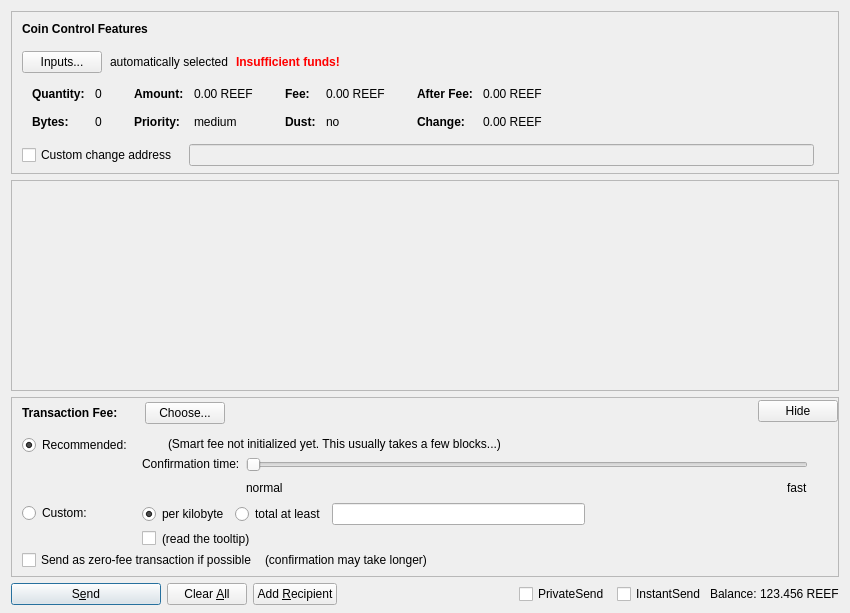
<?xml version="1.0" encoding="UTF-8"?>
<ui version="4.0">
 <class>SendCoinsDialog</class>
 <widget class="QDialog" name="SendCoinsDialog">
  <property name="geometry">
   <rect>
    <x>0</x>
    <y>0</y>
    <width>850</width>
    <height>613</height>
   </rect>
  </property>
  <property name="windowTitle">
   <string>Send Coins</string>
  </property>
  <layout class="QVBoxLayout" name="verticalLayout" stretch="0,1,0,0">
   <property name="bottomMargin">
    <number>8</number>
   </property>
   <item>
    <widget class="QFrame" name="frameCoinControl">
     <property name="sizePolicy">
      <sizepolicy hsizetype="Expanding" vsizetype="Expanding">
       <horstretch>0</horstretch>
       <verstretch>0</verstretch>
      </sizepolicy>
     </property>
     <property name="maximumSize">
      <size>
       <width>16777215</width>
       <height>16777215</height>
      </size>
     </property>
     <property name="frameShape">
      <enum>QFrame::StyledPanel</enum>
     </property>
     <property name="frameShadow">
      <enum>QFrame::Sunken</enum>
     </property>
     <layout class="QVBoxLayout" name="verticalLayoutCoinControl2">
      <property name="spacing">
       <number>0</number>
      </property>
      <property name="leftMargin">
       <number>0</number>
      </property>
      <property name="topMargin">
       <number>0</number>
      </property>
      <property name="rightMargin">
       <number>0</number>
      </property>
      <property name="bottomMargin">
       <number>6</number>
      </property>
      <item>
       <layout class="QVBoxLayout" name="verticalLayoutCoinControl" stretch="0,0,0,0,1">
        <property name="spacing">
         <number>0</number>
        </property>
        <property name="leftMargin">
         <number>10</number>
        </property>
        <property name="topMargin">
         <number>10</number>
        </property>
        <item>
         <layout class="QHBoxLayout" name="horizontalLayoutCoinControl1">
          <property name="bottomMargin">
           <number>15</number>
          </property>
          <item>
           <widget class="QLabel" name="labelCoinControlFeatures">
            <property name="sizePolicy">
             <sizepolicy hsizetype="Preferred" vsizetype="Maximum">
              <horstretch>0</horstretch>
              <verstretch>0</verstretch>
             </sizepolicy>
            </property>
            <property name="font">
             <font>
              <weight>75</weight>
              <bold>true</bold>
             </font>
            </property>
            <property name="styleSheet">
             <string notr="true">font-weight:bold;</string>
            </property>
            <property name="text">
             <string>Coin Control Features</string>
            </property>
           </widget>
          </item>
         </layout>
        </item>
        <item>
         <layout class="QHBoxLayout" name="horizontalLayoutCoinControl2" stretch="0,0,0,0">
          <property name="spacing">
           <number>8</number>
          </property>
          <property name="bottomMargin">
           <number>10</number>
          </property>
          <item>
           <widget class="QPushButton" name="pushButtonCoinControl">
            <property name="styleSheet">
             <string notr="true"/>
            </property>
            <property name="text">
             <string>Inputs...</string>
            </property>
            <property name="autoDefault">
             <bool>false</bool>
            </property>
           </widget>
          </item>
          <item>
           <widget class="QLabel" name="labelCoinControlAutomaticallySelected">
            <property name="text">
             <string>automatically selected</string>
            </property>
            <property name="margin">
             <number>5</number>
            </property>
           </widget>
          </item>
          <item>
           <widget class="QLabel" name="labelCoinControlInsuffFunds">
            <property name="font">
             <font>
              <weight>75</weight>
              <bold>true</bold>
             </font>
            </property>
            <property name="styleSheet">
             <string notr="true">color:red;font-weight:bold;</string>
            </property>
            <property name="text">
             <string>Insufficient funds!</string>
            </property>
            <property name="margin">
             <number>5</number>
            </property>
           </widget>
          </item>
          <item>
           <spacer name="horizontalSpacerCoinControl">
            <property name="orientation">
             <enum>Qt::Horizontal</enum>
            </property>
            <property name="sizeHint" stdset="0">
             <size>
              <width>40</width>
              <height>1</height>
             </size>
            </property>
           </spacer>
          </item>
         </layout>
        </item>
        <item>
         <widget class="QWidget" name="widgetCoinControl" native="true">
          <property name="sizePolicy">
           <sizepolicy hsizetype="Preferred" vsizetype="Preferred">
            <horstretch>0</horstretch>
            <verstretch>0</verstretch>
           </sizepolicy>
          </property>
          <property name="minimumSize">
           <size>
            <width>0</width>
            <height>0</height>
           </size>
          </property>
          <property name="styleSheet">
           <string notr="true"/>
          </property>
          <layout class="QHBoxLayout" name="horizontalLayoutCoinControl5">
           <property name="leftMargin">
            <number>0</number>
           </property>
           <property name="topMargin">
            <number>0</number>
           </property>
           <property name="rightMargin">
            <number>0</number>
           </property>
           <property name="bottomMargin">
            <number>0</number>
           </property>
           <item>
            <layout class="QHBoxLayout" name="horizontalLayoutCoinControl3" stretch="0,0,0,1">
             <property name="spacing">
              <number>20</number>
             </property>
             <property name="topMargin">
              <number>0</number>
             </property>
             <property name="bottomMargin">
              <number>10</number>
             </property>
             <item>
              <layout class="QFormLayout" name="formLayoutCoinControl1">
               <property name="horizontalSpacing">
                <number>10</number>
               </property>
               <property name="verticalSpacing">
                <number>14</number>
               </property>
               <property name="leftMargin">
                <number>10</number>
               </property>
               <property name="topMargin">
                <number>4</number>
               </property>
               <property name="rightMargin">
                <number>6</number>
               </property>
               <item row="0" column="0">
                <widget class="QLabel" name="labelCoinControlQuantityText">
                 <property name="font">
                  <font>
                   <weight>75</weight>
                   <bold>true</bold>
                  </font>
                 </property>
                 <property name="text">
                  <string>Quantity:</string>
                 </property>
                 <property name="margin">
                  <number>0</number>
                 </property>
                </widget>
               </item>
               <item row="0" column="1">
                <widget class="QLabel" name="labelCoinControlQuantity">
                 <property name="cursor">
                  <cursorShape>IBeamCursor</cursorShape>
                 </property>
                 <property name="contextMenuPolicy">
                  <enum>Qt::ActionsContextMenu</enum>
                 </property>
                 <property name="text">
                  <string notr="true">0</string>
                 </property>
                 <property name="margin">
                  <number>0</number>
                 </property>
                 <property name="textInteractionFlags">
                  <set>Qt::LinksAccessibleByMouse|Qt::TextSelectableByKeyboard|Qt::TextSelectableByMouse</set>
                 </property>
                </widget>
               </item>
               <item row="1" column="0">
                <widget class="QLabel" name="labelCoinControlBytesText">
                 <property name="font">
                  <font>
                   <weight>75</weight>
                   <bold>true</bold>
                  </font>
                 </property>
                 <property name="text">
                  <string>Bytes:</string>
                 </property>
                </widget>
               </item>
               <item row="1" column="1">
                <widget class="QLabel" name="labelCoinControlBytes">
                 <property name="cursor">
                  <cursorShape>IBeamCursor</cursorShape>
                 </property>
                 <property name="contextMenuPolicy">
                  <enum>Qt::ActionsContextMenu</enum>
                 </property>
                 <property name="text">
                  <string notr="true">0</string>
                 </property>
                 <property name="textInteractionFlags">
                  <set>Qt::LinksAccessibleByMouse|Qt::TextSelectableByKeyboard|Qt::TextSelectableByMouse</set>
                 </property>
                </widget>
               </item>
              </layout>
             </item>
             <item>
              <layout class="QFormLayout" name="formLayoutCoinControl2">
               <property name="horizontalSpacing">
                <number>10</number>
               </property>
               <property name="verticalSpacing">
                <number>14</number>
               </property>
               <property name="leftMargin">
                <number>6</number>
               </property>
               <property name="topMargin">
                <number>4</number>
               </property>
               <property name="rightMargin">
                <number>6</number>
               </property>
               <item row="0" column="0">
                <widget class="QLabel" name="labelCoinControlAmountText">
                 <property name="font">
                  <font>
                   <weight>75</weight>
                   <bold>true</bold>
                  </font>
                 </property>
                 <property name="text">
                  <string>Amount:</string>
                 </property>
                 <property name="margin">
                  <number>0</number>
                 </property>
                </widget>
               </item>
               <item row="0" column="1">
                <widget class="QLabel" name="labelCoinControlAmount">
                 <property name="cursor">
                  <cursorShape>IBeamCursor</cursorShape>
                 </property>
                 <property name="contextMenuPolicy">
                  <enum>Qt::ActionsContextMenu</enum>
                 </property>
                 <property name="text">
                  <string notr="true">0.00 REEF</string>
                 </property>
                 <property name="textInteractionFlags">
                  <set>Qt::LinksAccessibleByMouse|Qt::TextSelectableByKeyboard|Qt::TextSelectableByMouse</set>
                 </property>
                </widget>
               </item>
               <item row="1" column="0">
                <widget class="QLabel" name="labelCoinControlPriorityText">
                 <property name="font">
                  <font>
                   <weight>75</weight>
                   <bold>true</bold>
                  </font>
                 </property>
                 <property name="text">
                  <string>Priority:</string>
                 </property>
                </widget>
               </item>
               <item row="1" column="1">
                <widget class="QLabel" name="labelCoinControlPriority">
                 <property name="cursor">
                  <cursorShape>IBeamCursor</cursorShape>
                 </property>
                 <property name="contextMenuPolicy">
                  <enum>Qt::ActionsContextMenu</enum>
                 </property>
                 <property name="text">
                  <string>medium</string>
                 </property>
                 <property name="textInteractionFlags">
                  <set>Qt::LinksAccessibleByMouse|Qt::TextSelectableByKeyboard|Qt::TextSelectableByMouse</set>
                 </property>
                </widget>
               </item>
              </layout>
             </item>
             <item>
              <layout class="QFormLayout" name="formLayoutCoinControl3">
               <property name="horizontalSpacing">
                <number>10</number>
               </property>
               <property name="verticalSpacing">
                <number>14</number>
               </property>
               <property name="leftMargin">
                <number>6</number>
               </property>
               <property name="topMargin">
                <number>4</number>
               </property>
               <property name="rightMargin">
                <number>6</number>
               </property>
               <item row="0" column="0">
                <widget class="QLabel" name="labelCoinControlFeeText">
                 <property name="font">
                  <font>
                   <weight>75</weight>
                   <bold>true</bold>
                  </font>
                 </property>
                 <property name="text">
                  <string>Fee:</string>
                 </property>
                 <property name="margin">
                  <number>0</number>
                 </property>
                </widget>
               </item>
               <item row="0" column="1">
                <widget class="QLabel" name="labelCoinControlFee">
                 <property name="cursor">
                  <cursorShape>IBeamCursor</cursorShape>
                 </property>
                 <property name="contextMenuPolicy">
                  <enum>Qt::ActionsContextMenu</enum>
                 </property>
                 <property name="text">
                  <string notr="true">0.00 REEF</string>
                 </property>
                 <property name="textInteractionFlags">
                  <set>Qt::LinksAccessibleByMouse|Qt::TextSelectableByKeyboard|Qt::TextSelectableByMouse</set>
                 </property>
                </widget>
               </item>
               <item row="1" column="0">
                <widget class="QLabel" name="labelCoinControlLowOutputText">
                 <property name="font">
                  <font>
                   <weight>75</weight>
                   <bold>true</bold>
                  </font>
                 </property>
                 <property name="text">
                  <string>Dust:</string>
                 </property>
                </widget>
               </item>
               <item row="1" column="1">
                <widget class="QLabel" name="labelCoinControlLowOutput">
                 <property name="cursor">
                  <cursorShape>IBeamCursor</cursorShape>
                 </property>
                 <property name="contextMenuPolicy">
                  <enum>Qt::ActionsContextMenu</enum>
                 </property>
                 <property name="text">
                  <string>no</string>
                 </property>
                 <property name="textInteractionFlags">
                  <set>Qt::LinksAccessibleByMouse|Qt::TextSelectableByKeyboard|Qt::TextSelectableByMouse</set>
                 </property>
                </widget>
               </item>
              </layout>
             </item>
             <item>
              <layout class="QFormLayout" name="formLayoutCoinControl4">
               <property name="horizontalSpacing">
                <number>10</number>
               </property>
               <property name="verticalSpacing">
                <number>14</number>
               </property>
               <property name="leftMargin">
                <number>6</number>
               </property>
               <property name="topMargin">
                <number>4</number>
               </property>
               <property name="rightMargin">
                <number>6</number>
               </property>
               <item row="0" column="0">
                <widget class="QLabel" name="labelCoinControlAfterFeeText">
                 <property name="font">
                  <font>
                   <weight>75</weight>
                   <bold>true</bold>
                  </font>
                 </property>
                 <property name="text">
                  <string>After Fee:</string>
                 </property>
                 <property name="margin">
                  <number>0</number>
                 </property>
                </widget>
               </item>
               <item row="0" column="1">
                <widget class="QLabel" name="labelCoinControlAfterFee">
                 <property name="cursor">
                  <cursorShape>IBeamCursor</cursorShape>
                 </property>
                 <property name="contextMenuPolicy">
                  <enum>Qt::ActionsContextMenu</enum>
                 </property>
                 <property name="text">
                  <string notr="true">0.00 REEF</string>
                 </property>
                 <property name="textInteractionFlags">
                  <set>Qt::LinksAccessibleByMouse|Qt::TextSelectableByKeyboard|Qt::TextSelectableByMouse</set>
                 </property>
                </widget>
               </item>
               <item row="1" column="0">
                <widget class="QLabel" name="labelCoinControlChangeText">
                 <property name="font">
                  <font>
                   <weight>75</weight>
                   <bold>true</bold>
                  </font>
                 </property>
                 <property name="text">
                  <string>Change:</string>
                 </property>
                </widget>
               </item>
               <item row="1" column="1">
                <widget class="QLabel" name="labelCoinControlChange">
                 <property name="cursor">
                  <cursorShape>IBeamCursor</cursorShape>
                 </property>
                 <property name="contextMenuPolicy">
                  <enum>Qt::ActionsContextMenu</enum>
                 </property>
                 <property name="text">
                  <string notr="true">0.00 REEF</string>
                 </property>
                 <property name="textInteractionFlags">
                  <set>Qt::LinksAccessibleByMouse|Qt::TextSelectableByKeyboard|Qt::TextSelectableByMouse</set>
                 </property>
                </widget>
               </item>
              </layout>
             </item>
            </layout>
           </item>
          </layout>
         </widget>
        </item>
        <item>
         <layout class="QHBoxLayout" name="horizontalLayoutCoinControl4" stretch="0,0,0">
          <property name="spacing">
           <number>12</number>
          </property>
          <property name="sizeConstraint">
           <enum>QLayout::SetDefaultConstraint</enum>
          </property>
          <property name="topMargin">
           <number>5</number>
          </property>
          <property name="rightMargin">
           <number>5</number>
          </property>
          <item>
           <widget class="QCheckBox" name="checkBoxCoinControlChange">
            <property name="toolTip">
             <string>If this is activated, but the change address is empty or invalid, change will be sent to a newly generated address.</string>
            </property>
            <property name="text">
             <string>Custom change address</string>
            </property>
           </widget>
          </item>
          <item>
           <widget class="QValidatedLineEdit" name="lineEditCoinControlChange">
            <property name="enabled">
             <bool>false</bool>
            </property>
            <property name="sizePolicy">
             <sizepolicy hsizetype="Expanding" vsizetype="Fixed">
              <horstretch>0</horstretch>
              <verstretch>0</verstretch>
             </sizepolicy>
            </property>
           </widget>
          </item>
          <item>
           <widget class="QLabel" name="labelCoinControlChangeLabel">
            <property name="sizePolicy">
             <sizepolicy hsizetype="Preferred" vsizetype="Expanding">
              <horstretch>0</horstretch>
              <verstretch>0</verstretch>
             </sizepolicy>
            </property>
            <property name="minimumSize">
             <size>
              <width>0</width>
              <height>0</height>
             </size>
            </property>
            <property name="text">
             <string/>
            </property>
            <property name="margin">
             <number>3</number>
            </property>
           </widget>
          </item>
         </layout>
        </item>
        <item>
         <spacer name="verticalSpacerCoinControl">
          <property name="orientation">
           <enum>Qt::Vertical</enum>
          </property>
          <property name="sizeHint" stdset="0">
           <size>
            <width>800</width>
            <height>1</height>
           </size>
          </property>
         </spacer>
        </item>
       </layout>
      </item>
     </layout>
    </widget>
   </item>
   <item>
    <widget class="QScrollArea" name="scrollArea">
     <property name="widgetResizable">
      <bool>true</bool>
     </property>
     <widget class="QWidget" name="scrollAreaWidgetContents">
      <property name="geometry">
       <rect>
        <x>0</x>
        <y>0</y>
        <width>824</width>
        <height>77</height>
       </rect>
      </property>
      <layout class="QVBoxLayout" name="verticalLayout_2" stretch="0,1">
       <property name="leftMargin">
        <number>0</number>
       </property>
       <property name="topMargin">
        <number>0</number>
       </property>
       <property name="rightMargin">
        <number>0</number>
       </property>
       <property name="bottomMargin">
        <number>0</number>
       </property>
       <item>
        <layout class="QVBoxLayout" name="entries">
         <property name="spacing">
          <number>6</number>
         </property>
        </layout>
       </item>
       <item>
        <spacer name="verticalSpacer">
         <property name="orientation">
          <enum>Qt::Vertical</enum>
         </property>
         <property name="sizeHint" stdset="0">
          <size>
           <width>20</width>
           <height>40</height>
          </size>
         </property>
        </spacer>
       </item>
      </layout>
     </widget>
    </widget>
   </item>
   <item>
    <widget class="QFrame" name="frameFee">
     <property name="sizePolicy">
      <sizepolicy hsizetype="Expanding" vsizetype="Expanding">
       <horstretch>0</horstretch>
       <verstretch>0</verstretch>
      </sizepolicy>
     </property>
     <property name="maximumSize">
      <size>
       <width>16777215</width>
       <height>16777215</height>
      </size>
     </property>
     <property name="frameShape">
      <enum>QFrame::StyledPanel</enum>
     </property>
     <property name="frameShadow">
      <enum>QFrame::Sunken</enum>
     </property>
     <layout class="QVBoxLayout" name="verticalLayoutFee1">
      <property name="spacing">
       <number>0</number>
      </property>
      <property name="leftMargin">
       <number>0</number>
      </property>
      <property name="topMargin">
       <number>0</number>
      </property>
      <property name="rightMargin">
       <number>0</number>
      </property>
      <property name="bottomMargin">
       <number>0</number>
      </property>
      <item>
       <layout class="QVBoxLayout" name="verticalLayoutFee2" stretch="0,0,0">
        <property name="spacing">
         <number>0</number>
        </property>
        <property name="leftMargin">
         <number>10</number>
        </property>
        <property name="topMargin">
         <number>0</number>
        </property>
        <item>
         <layout class="QHBoxLayout" name="horizontalLayoutFee1">
          <property name="bottomMargin">
           <number>0</number>
          </property>
          <item>
           <layout class="QVBoxLayout" name="verticalLayoutFee7">
            <property name="spacing">
             <number>0</number>
            </property>
            <item>
             <spacer name="verticalSpacerSmartFee">
              <property name="orientation">
               <enum>Qt::Vertical</enum>
              </property>
              <property name="sizeType">
               <enum>QSizePolicy::Fixed</enum>
              </property>
              <property name="sizeHint" stdset="0">
               <size>
                <width>1</width>
                <height>4</height>
               </size>
              </property>
             </spacer>
            </item>
            <item>
             <layout class="QHBoxLayout" name="horizontalLayoutSmartFee">
              <property name="spacing">
               <number>10</number>
              </property>
              <item>
               <widget class="QLabel" name="labelFeeHeadline">
                <property name="sizePolicy">
                 <sizepolicy hsizetype="Preferred" vsizetype="Maximum">
                  <horstretch>0</horstretch>
                  <verstretch>0</verstretch>
                 </sizepolicy>
                </property>
                <property name="font">
                 <font>
                  <weight>75</weight>
                  <bold>true</bold>
                 </font>
                </property>
                <property name="styleSheet">
                 <string notr="true">font-weight:bold;</string>
                </property>
                <property name="text">
                 <string>Transaction Fee:</string>
                </property>
               </widget>
              </item>
              <item>
               <widget class="QLabel" name="labelFeeMinimized">
                <property name="text">
                 <string/>
                </property>
               </widget>
              </item>
              <item>
               <widget class="QPushButton" name="buttonChooseFee">
                <property name="text">
                 <string>Choose...</string>
                </property>
               </widget>
              </item>
             </layout>
            </item>
            <item>
             <spacer name="verticalSpacer_5">
              <property name="orientation">
               <enum>Qt::Vertical</enum>
              </property>
              <property name="sizeHint" stdset="0">
               <size>
                <width>1</width>
                <height>1</height>
               </size>
              </property>
             </spacer>
            </item>
           </layout>
          </item>
          <item>
           <spacer name="horizontalSpacer_4">
            <property name="orientation">
             <enum>Qt::Horizontal</enum>
            </property>
            <property name="sizeHint" stdset="0">
             <size>
              <width>40</width>
              <height>20</height>
             </size>
            </property>
           </spacer>
          </item>
          <item>
           <widget class="QPushButton" name="buttonMinimizeFee">
            <property name="toolTip">
             <string>collapse fee-settings</string>
            </property>
            <property name="text">
             <string>Hide</string>
            </property>
           </widget>
          </item>
         </layout>
        </item>
        <item>
         <widget class="QFrame" name="frameFeeSelection">
          <layout class="QVBoxLayout" name="verticalLayoutFee12">
           <property name="spacing">
            <number>0</number>
           </property>
           <property name="leftMargin">
            <number>0</number>
           </property>
           <property name="topMargin">
            <number>0</number>
           </property>
           <property name="rightMargin">
            <number>0</number>
           </property>
           <property name="bottomMargin">
            <number>0</number>
           </property>
           <item>
            <layout class="QGridLayout" name="gridLayoutFee">
             <property name="topMargin">
              <number>10</number>
             </property>
             <property name="bottomMargin">
              <number>4</number>
             </property>
             <property name="horizontalSpacing">
              <number>10</number>
             </property>
             <property name="verticalSpacing">
              <number>4</number>
             </property>
             <item row="1" column="1">
              <layout class="QVBoxLayout" name="verticalLayoutFee8">
               <property name="spacing">
                <number>6</number>
               </property>
               <item>
                <layout class="QHBoxLayout" name="horizontalLayoutFee13">
                 <item>
                  <widget class="QRadioButton" name="radioCustomPerKilobyte">
                   <property name="toolTip">
                    <string>If the custom fee is set to 1000 duffs and the transaction is only 250 bytes, then &quot;per kilobyte&quot; only pays 250 duffs in fee,&lt;br /&gt;while &quot;at least&quot; pays 1000 duffs. For transactions bigger than a kilobyte both pay by kilobyte.</string>
                   </property>
                   <property name="text">
                    <string>per kilobyte</string>
                   </property>
                   <property name="checked">
                    <bool>true</bool>
                   </property>
                   <attribute name="buttonGroup">
                    <string notr="true">groupCustomFee</string>
                   </attribute>
                  </widget>
                 </item>
                 <item>
                  <widget class="QRadioButton" name="radioCustomAtLeast">
                   <property name="toolTip">
                    <string>If the custom fee is set to 1000 duffs and the transaction is only 250 bytes, then &quot;per kilobyte&quot; only pays 250 duffs in fee,&lt;br /&gt;while &quot;total at least&quot; pays 1000 duffs. For transactions bigger than a kilobyte both pay by kilobyte.</string>
                   </property>
                   <property name="text">
                    <string>total at least</string>
                   </property>
                   <attribute name="buttonGroup">
                    <string notr="true">groupCustomFee</string>
                   </attribute>
                  </widget>
                 </item>
                 <item>
                  <widget class="BitcoinAmountField" name="customFee"/>
                 </item>
                 <item>
                  <spacer name="horizontalSpacer_6">
                   <property name="orientation">
                    <enum>Qt::Horizontal</enum>
                   </property>
                   <property name="sizeHint" stdset="0">
                    <size>
                     <width>1</width>
                     <height>1</height>
                    </size>
                   </property>
                  </spacer>
                 </item>
                </layout>
               </item>
               <item>
                <layout class="QHBoxLayout" name="horizontalLayoutFee8">
                 <item>
                  <widget class="QCheckBox" name="checkBoxMinimumFee">
                   <property name="toolTip">
                    <string>Paying only the minimum fee is just fine as long as there is less transaction volume than space in the blocks.&lt;br /&gt;But be aware that this can end up in a never confirming transaction once there is more demand for proton transactions than the network can process.</string>
                   </property>
                   <property name="text">
                    <string/>
                   </property>
                  </widget>
                 </item>
                 <item>
                  <widget class="QLabel" name="labelMinFeeWarning">
                   <property name="enabled">
                    <bool>true</bool>
                   </property>
                   <property name="toolTip">
                    <string>Paying only the minimum fee is just fine as long as there is less transaction volume than space in the blocks.&lt;br /&gt;But be aware that this can end up in a never confirming transaction once there is more demand for proton transactions than the network can process.</string>
                   </property>
                   <property name="text">
                    <string>(read the tooltip)</string>
                   </property>
                   <property name="margin">
                    <number>5</number>
                   </property>
                  </widget>
                 </item>
                 <item>
                  <spacer name="horizontalSpacer_2">
                   <property name="orientation">
                    <enum>Qt::Horizontal</enum>
                   </property>
                   <property name="sizeHint" stdset="0">
                    <size>
                     <width>1</width>
                     <height>1</height>
                    </size>
                   </property>
                  </spacer>
                 </item>
                </layout>
               </item>
              </layout>
             </item>
             <item row="0" column="0">
              <layout class="QVBoxLayout" name="verticalLayoutFee4" stretch="0,1">
               <item>
                <widget class="QRadioButton" name="radioSmartFee">
                 <property name="text">
                  <string>Recommended:</string>
                 </property>
                 <property name="checked">
                  <bool>true</bool>
                 </property>
                 <attribute name="buttonGroup">
                  <string notr="true">groupFee</string>
                 </attribute>
                </widget>
               </item>
               <item>
                <spacer name="verticalSpacer_2">
                 <property name="orientation">
                  <enum>Qt::Vertical</enum>
                 </property>
                 <property name="sizeHint" stdset="0">
                  <size>
                   <width>1</width>
                   <height>1</height>
                  </size>
                 </property>
                </spacer>
               </item>
              </layout>
             </item>
             <item row="1" column="0">
              <layout class="QVBoxLayout" name="verticalLayoutFee9" stretch="0,1">
               <item>
                <widget class="QRadioButton" name="radioCustomFee">
                 <property name="text">
                  <string>Custom:</string>
                 </property>
                 <attribute name="buttonGroup">
                  <string notr="true">groupFee</string>
                 </attribute>
                </widget>
               </item>
               <item>
                <spacer name="verticalSpacer_6">
                 <property name="orientation">
                  <enum>Qt::Vertical</enum>
                 </property>
                 <property name="sizeHint" stdset="0">
                  <size>
                   <width>1</width>
                   <height>1</height>
                  </size>
                 </property>
                </spacer>
               </item>
              </layout>
             </item>
             <item row="0" column="1">
              <layout class="QVBoxLayout" name="verticalLayoutFee3" stretch="0,0,1">
               <property name="spacing">
                <number>6</number>
               </property>
               <property name="topMargin">
                <number>2</number>
               </property>
               <item>
                <layout class="QHBoxLayout" name="horizontalLayoutFee12">
                 <item>
                  <widget class="QLabel" name="labelSmartFee">
                   <property name="text">
                    <string/>
                   </property>
                   <property name="margin">
                    <number>2</number>
                   </property>
                  </widget>
                 </item>
                 <item>
                  <widget class="QLabel" name="labelFeeEstimation">
                   <property name="text">
                    <string/>
                   </property>
                  </widget>
                 </item>
                 <item>
                  <widget class="QLabel" name="labelSmartFee2">
                   <property name="text">
                    <string>(Smart fee not initialized yet. This usually takes a few blocks...)</string>
                   </property>
                   <property name="margin">
                    <number>2</number>
                   </property>
                  </widget>
                 </item>
                 <item>
                  <spacer name="horizontalSpacer_5">
                   <property name="orientation">
                    <enum>Qt::Horizontal</enum>
                   </property>
                   <property name="sizeHint" stdset="0">
                    <size>
                     <width>1</width>
                     <height>1</height>
                    </size>
                   </property>
                  </spacer>
                 </item>
                </layout>
               </item>
               <item>
                <layout class="QHBoxLayout" name="horizontalLayoutFee9">
                 <item>
                  <layout class="QVBoxLayout" name="verticalLayoutFee6">
                   <item>
                    <widget class="QLabel" name="labelSmartFee3">
                     <property name="text">
                      <string>Confirmation time:</string>
                     </property>
                     <property name="margin">
                      <number>2</number>
                     </property>
                    </widget>
                   </item>
                   <item>
                    <spacer name="verticalSpacer_3">
                     <property name="orientation">
                      <enum>Qt::Vertical</enum>
                     </property>
                     <property name="sizeHint" stdset="0">
                      <size>
                       <width>1</width>
                       <height>1</height>
                      </size>
                     </property>
                    </spacer>
                   </item>
                  </layout>
                 </item>
                 <item>
                  <layout class="QVBoxLayout" name="verticalLayoutFee5">
                   <property name="rightMargin">
                    <number>30</number>
                   </property>
                   <item>
                    <widget class="QSlider" name="sliderSmartFee">
                     <property name="minimum">
                      <number>0</number>
                     </property>
                     <property name="maximum">
                      <number>24</number>
                     </property>
                     <property name="pageStep">
                      <number>1</number>
                     </property>
                     <property name="value">
                      <number>0</number>
                     </property>
                     <property name="orientation">
                      <enum>Qt::Horizontal</enum>
                     </property>
                     <property name="invertedAppearance">
                      <bool>false</bool>
                     </property>
                     <property name="invertedControls">
                      <bool>false</bool>
                     </property>
                     <property name="tickPosition">
                      <enum>QSlider::NoTicks</enum>
                     </property>
                    </widget>
                   </item>
                   <item>
                    <layout class="QHBoxLayout" name="horizontalLayoutFee10">
                     <item>
                      <widget class="QLabel" name="labelSmartFeeNormal">
                       <property name="text">
                        <string>normal</string>
                       </property>
                      </widget>
                     </item>
                     <item>
                      <spacer name="horizontalSpacer_3">
                       <property name="orientation">
                        <enum>Qt::Horizontal</enum>
                       </property>
                       <property name="sizeHint" stdset="0">
                        <size>
                         <width>40</width>
                         <height>20</height>
                        </size>
                       </property>
                      </spacer>
                     </item>
                     <item>
                      <widget class="QLabel" name="labelSmartFeeFast">
                       <property name="text">
                        <string>fast</string>
                       </property>
                      </widget>
                     </item>
                    </layout>
                   </item>
                  </layout>
                 </item>
                </layout>
               </item>
               <item>
                <spacer name="verticalSpacer_4">
                 <property name="orientation">
                  <enum>Qt::Vertical</enum>
                 </property>
                 <property name="sizeHint" stdset="0">
                  <size>
                   <width>1</width>
                   <height>1</height>
                  </size>
                 </property>
                </spacer>
               </item>
              </layout>
             </item>
            </layout>
           </item>
           <item>
            <layout class="QHBoxLayout" name="horizontalLayoutFee5" stretch="0,0,0">
             <property name="spacing">
              <number>8</number>
             </property>
             <property name="bottomMargin">
              <number>4</number>
             </property>
             <item>
              <widget class="QCheckBox" name="checkBoxFreeTx">
               <property name="text">
                <string>Send as zero-fee transaction if possible</string>
               </property>
              </widget>
             </item>
             <item>
              <widget class="QLabel" name="labelFreeTx">
               <property name="text">
                <string>(confirmation may take longer)</string>
               </property>
               <property name="margin">
                <number>5</number>
               </property>
              </widget>
             </item>
             <item>
              <spacer name="horizontalSpacerFee5">
               <property name="orientation">
                <enum>Qt::Horizontal</enum>
               </property>
               <property name="sizeHint" stdset="0">
                <size>
                 <width>1</width>
                 <height>1</height>
                </size>
               </property>
              </spacer>
             </item>
            </layout>
           </item>
           <item>
            <spacer name="verticalSpacerFee2">
             <property name="orientation">
              <enum>Qt::Vertical</enum>
             </property>
             <property name="sizeHint" stdset="0">
              <size>
               <width>1</width>
               <height>1</height>
              </size>
             </property>
            </spacer>
           </item>
          </layout>
         </widget>
        </item>
        <item>
         <spacer name="verticalSpacerFee">
          <property name="orientation">
           <enum>Qt::Vertical</enum>
          </property>
          <property name="sizeHint" stdset="0">
           <size>
            <width>800</width>
            <height>1</height>
           </size>
          </property>
         </spacer>
        </item>
       </layout>
      </item>
     </layout>
    </widget>
   </item>
   <item>
    <layout class="QHBoxLayout" name="horizontalLayout">
     <item>
      <widget class="QPushButton" name="sendButton">
       <property name="minimumSize">
        <size>
         <width>150</width>
         <height>0</height>
        </size>
       </property>
       <property name="toolTip">
        <string>Confirm the send action</string>
       </property>
       <property name="text">
        <string>S&amp;end</string>
       </property>
       <property name="autoDefault">
        <bool>false</bool>
       </property>
       <property name="default">
        <bool>true</bool>
       </property>
      </widget>
     </item>
     <item>
      <widget class="QPushButton" name="clearButton">
       <property name="sizePolicy">
        <sizepolicy hsizetype="Minimum" vsizetype="Fixed">
         <horstretch>0</horstretch>
         <verstretch>0</verstretch>
        </sizepolicy>
       </property>
       <property name="toolTip">
        <string>Clear all fields of the form.</string>
       </property>
       <property name="text">
        <string>Clear &amp;All</string>
       </property>
       <property name="autoDefault">
        <bool>false</bool>
       </property>
      </widget>
     </item>
     <item>
      <widget class="QPushButton" name="addButton">
       <property name="toolTip">
        <string>Send to multiple recipients at once</string>
       </property>
       <property name="text">
        <string>Add &amp;Recipient</string>
       </property>
       <property name="autoDefault">
        <bool>false</bool>
       </property>
      </widget>
     </item>
     <item>
      <spacer name="horizontalSpacer">
       <property name="orientation">
        <enum>Qt::Horizontal</enum>
       </property>
       <property name="sizeHint" stdset="0">
        <size>
         <width>40</width>
         <height>20</height>
        </size>
       </property>
      </spacer>
     </item>
     <item>
      <layout class="QHBoxLayout" name="horizontalLayout_2">
       <property name="spacing">
        <number>3</number>
       </property>
       <item>
        <widget class="QCheckBox" name="checkUsePrivateSend">
         <property name="minimumSize">
          <size>
           <width>95</width>
           <height>0</height>
          </size>
         </property>
         <property name="text">
          <string>PrivateSend</string>
         </property>
         <property name="checked">
          <bool>false</bool>
         </property>
        </widget>
       </item>
       <item>
        <widget class="QCheckBox" name="checkUseInstantSend">
         <property name="enabled">
          <bool>true</bool>
         </property>
         <property name="minimumSize">
          <size>
           <width>85</width>
           <height>0</height>
          </size>
         </property>
         <property name="text">
          <string>InstantSend</string>
         </property>
        </widget>
       </item>
       <item>
        <widget class="QLabel" name="label">
         <property name="text">
          <string>Balance:</string>
         </property>
        </widget>
       </item>
       <item>
        <widget class="QLabel" name="labelBalance">
         <property name="sizePolicy">
          <sizepolicy hsizetype="Preferred" vsizetype="Fixed">
           <horstretch>0</horstretch>
           <verstretch>0</verstretch>
          </sizepolicy>
         </property>
         <property name="cursor">
          <cursorShape>IBeamCursor</cursorShape>
         </property>
         <property name="text">
          <string notr="true">123.456 REEF</string>
         </property>
         <property name="textInteractionFlags">
          <set>Qt::LinksAccessibleByMouse|Qt::TextSelectableByKeyboard|Qt::TextSelectableByMouse</set>
         </property>
        </widget>
       </item>
      </layout>
     </item>
    </layout>
   </item>
  </layout>
 </widget>
 <customwidgets>
  <customwidget>
   <class>QValidatedLineEdit</class>
   <extends>QLineEdit</extends>
   <header>qvalidatedlineedit.h</header>
  </customwidget>
  <customwidget>
   <class>BitcoinAmountField</class>
   <extends>QLineEdit</extends>
   <header>bitcoinamountfield.h</header>
   <container>1</container>
  </customwidget>
 </customwidgets>
 <resources>
  <include location="../proton.qrc"/>
 </resources>
 <connections/>
 <buttongroups>
  <buttongroup name="groupCustomFee"/>
  <buttongroup name="groupFee"/>
 </buttongroups>
</ui>
